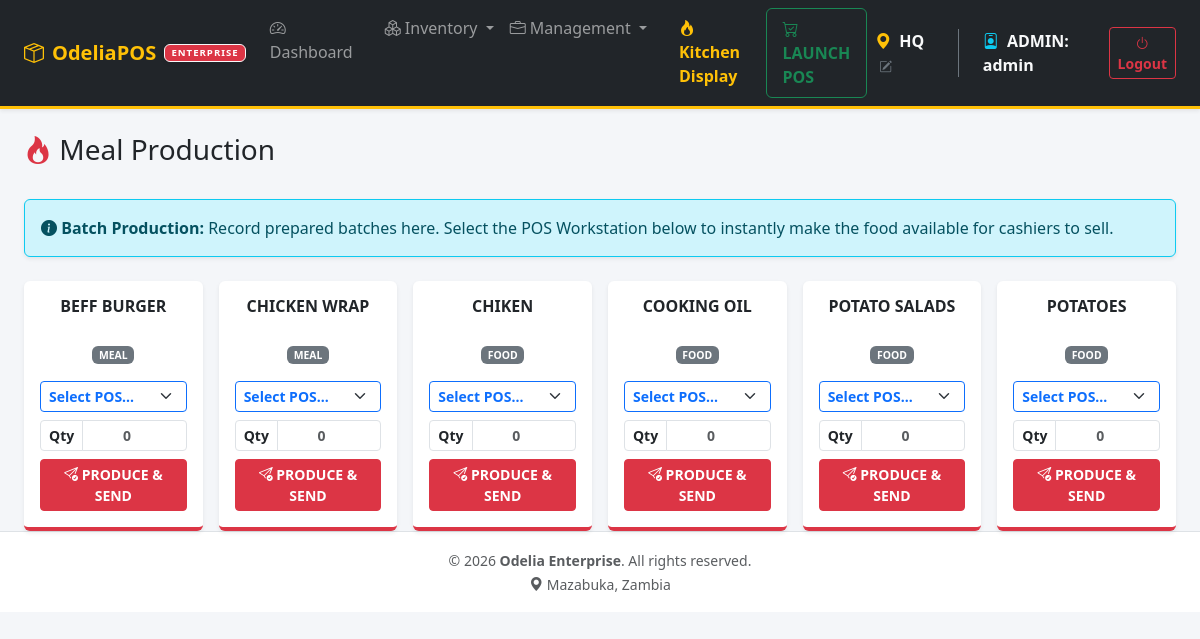
/index.php?page=kitchen (signed in), run on the app's committed database.
### tables this page shows
CREATE TABLE `products` (
  `id` int NOT NULL AUTO_INCREMENT,
  `name` varchar(100) NOT NULL,
  `sku` varchar(50) DEFAULT NULL,
  `price` decimal(10,2) DEFAULT '0.00',
  `cost_price` decimal(10,2) DEFAULT '0.00',
  `unit` varchar(20) DEFAULT 'unit',
  `category_id` int DEFAULT NULL,
  `is_active` tinyint(1) DEFAULT '1',
  `type` enum('item','service') DEFAULT 'item',
  `is_open_price` tinyint(1) DEFAULT '0',
  `tax_class` varchar(10) NOT NULL DEFAULT 'A' COMMENT 'ZRA Tax Class (A=16%, B=0%, C=Exempt)',
  `unspsc_code` varchar(20) DEFAULT NULL COMMENT 'UNSPSC 8-digit Commodity Code',
  PRIMARY KEY (`id`),
  UNIQUE KEY `sku` (`sku`),
  KEY `category_id` (`category_id`),
  CONSTRAINT `products_ibfk_1` FOREIGN KEY (`category_id`) REFERENCES `categories` (`id`) ON DELETE SET NULL
);

CREATE TABLE `categories` (
  `id` int NOT NULL AUTO_INCREMENT,
  `name` varchar(50) NOT NULL,
  `description` varchar(255) DEFAULT NULL,
  `parent_id` int DEFAULT NULL,
  `type` enum('food','drink','meal','ingredients','other') NOT NULL DEFAULT 'other',
  PRIMARY KEY (`id`),
  UNIQUE KEY `name` (`name`),
  KEY `fk_cat_parent` (`parent_id`),
  CONSTRAINT `fk_cat_parent` FOREIGN KEY (`parent_id`) REFERENCES `categories` (`id`) ON DELETE SET NULL
);

### src/kitchen.php (called while the page is built, shortened)
<?php
$stmt = $pdo->prepare("
    SELECT p.*, c.name as cat_name
    FROM products p
    JOIN categories c ON p.category_id = c.id
    WHERE c.type IN ('food', 'meal') AND p.is_active = 1
    ORDER BY p.name ASC
");
$stmt->execute();
$meals = $stmt->fetchAll(PDO::FETCH_ASSOC);
?>

### templates/kitchen.php (the view, shortened to what this page needs)
<div class="d-flex justify-content-between align-items-center mb-4">
    <h3><i class="bi bi-fire text-danger"></i> Meal Production</h3>
</div>
<div class="alert alert-info border-info shadow-sm mb-4">
    <strong><i class="bi bi-info-circle-fill"></i> Batch Production:</strong> Record prepared batches here. Select the POS Workstation below to instantly make the food available for cashiers to sell.
</div>
<div class="row g-3">
    <?php foreach($meals as $meal): ?>
    <div class="col-md-4 col-lg-3 col-xl-2">
        <div class="card shadow-sm h-100 border-0 border-bottom border-4 border-danger">
            <div class="card-body text-center d-flex flex-column p-3">
                <h6 class="card-title fw-bold text-dark mb-1" style="height: 40px; overflow: hidden;"><?= htmlspecialchars($meal['name']) ?></h6>
                <div class="mb-3"><span class="badge bg-secondary" style="font-size: 0.65rem;"><?= htmlspecialchars($meal['cat_name']) ?></span></div>
                <form method="POST" onsubmit="return confirm('Send this batch to the POS?');" class="mt-auto">
                    <select name="target_location_id" class="form-select form-select-sm mb-2 fw-bold text-primary border-primary" required>
                        <option value="">Select POS...</option>
                    </select>
                    <div class="input-group input-group-sm mb-2">
                        <span class="input-group-text bg-white fw-bold">Qty</span>
                        <input type="number" step="0.01" name="quantity" class="form-control text-center fw-bold text-danger" placeholder="0" required min="0.01">
                    </div>
                    <button type="submit" class="btn btn-danger w-100 fw-bold btn-sm"><i class="bi bi-send-check"></i> PRODUCE & SEND</button>
                </form>
            </div>
        </div>
    </div>
    <?php endforeach; ?>
</div>

### templates/header.php (style rules this page uses)
body { background-color: #f4f6f9; }

### data on the page
products: name "BEFF BURGER", category.name "MEAL"
products: name "CHICKEN WRAP", category.name "MEAL"
products: name "CHIKEN", category.name "FOOD"
products: name "COOKING OIL", category.name "FOOD"
products: name "POTATO SALADS", category.name "FOOD"
products: name "POTATOES", category.name "FOOD"

### other printed values
APP_NAME "OdeliaPOS"
$tier "ENTERPRISE"
$_SESSION['location_name'] "HQ"
$role "ADMIN"
$_SESSION['username'] "admin"
